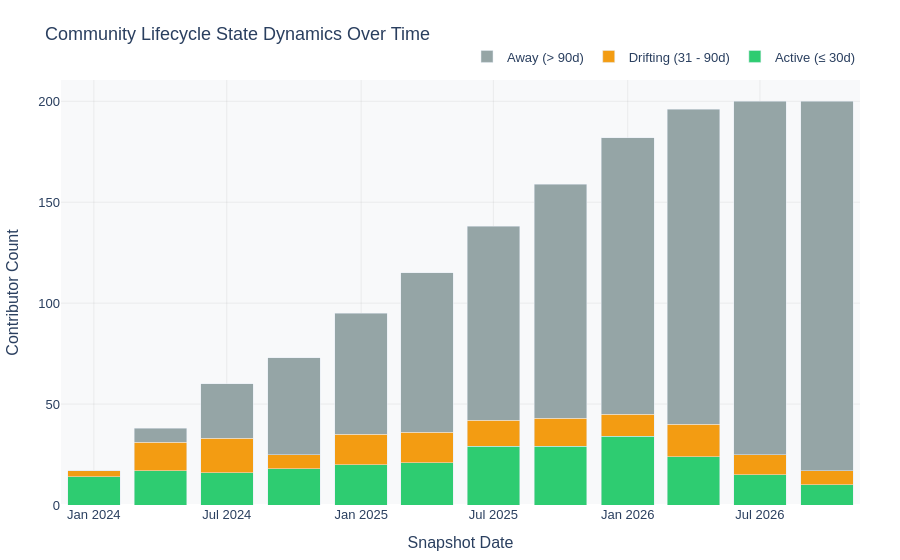

Notebook source saved alongside this figure:
### Markdown cell above
## Visualization 3: Community Lifecycle States Over Time

Directly implements the 3-state lifecycle model discussed by Cali Dolfi (8Knot #370):
* **Active**: Contributed within the past 30 days of the snapshot date.
* **Drifting (At-Risk)**: Last active between 31 and 90 days ago.
* **Away (Lapsed)**: Inactive for $> 90$ days.

### Code cell
def compute_lifecycle_states_over_time(df: pd.DataFrame, active_days: int = 30, drifting_days: int = 90):
    """
    Computes time-series snapshots of Active, Drifting, and Away contributor populations.
    """
    min_date = df["created_at"].min()
    max_date = df["created_at"].max()
    
    snapshot_dates = pd.date_range(start=min_date + timedelta(days=60), end=max_date, freq="3MS")
    results = []
    
    for snap in snapshot_dates:
        hist = df[df["created_at"] <= snap]
        if hist.empty:
            continue
            
        last_seen = hist.groupby("cntrb_id")["created_at"].max()
        days_since = (snap - last_seen).dt.total_seconds() / 86400.0
        
        active_count = int((days_since <= active_days).sum())
        drifting_count = int(((days_since > active_days) & (days_since <= drifting_days)).sum())
        away_count = int((days_since > drifting_days).sum())
        
        results.append({
            "date": snap,
            "Active": active_count,
            "Drifting (At-Risk)": drifting_count,
            "Away (Lapsed)": away_count,
            "Total Onboarded": len(last_seen)
        })
        
    return pd.DataFrame(results)

df_lifecycle = compute_lifecycle_states_over_time(df_actions)

fig3 = go.Figure()
fig3.add_trace(go.Bar(
    x=df_lifecycle["date"],
    y=df_lifecycle["Active"],
    name="Active (≤ 30d)",
    marker_color="#2ECC71"
))
fig3.add_trace(go.Bar(
    x=df_lifecycle["date"],
    y=df_lifecycle["Drifting (At-Risk)"],
    name="Drifting (31 - 90d)",
    marker_color="#F39C12"
))
fig3.add_trace(go.Bar(
    x=df_lifecycle["date"],
    y=df_lifecycle["Away (Lapsed)"],
    name="Away (> 90d)",
    marker_color="#95A5A6"
))

fig3.update_layout(
    barmode="stack",
    title="Community Lifecycle State Dynamics Over Time",
    xaxis=dict(title="Snapshot Date", showgrid=True, gridcolor="rgba(0,0,0,0.06)"),
    yaxis=dict(title="Contributor Count", showgrid=True, gridcolor="rgba(0,0,0,0.06)"),
    plot_bgcolor="rgba(248, 249, 250, 1)",
    paper_bgcolor="white",
    legend=dict(orientation="h", yanchor="bottom", y=1.02, xanchor="right", x=1),
    font=dict(family="Arial, sans-serif", size=13),
    margin=dict(l=50, r=40, t=80, b=50),
)

fig3.show()

### Figure 1 — Plotly figure (JSON) as saved in the notebook; plotly's stock layout.template omitted (floating-point values rounded to 4 significant figures)
{"data": [{"marker": {"color": "#2ECC71"}, "name": "Active (≤ 30d)", "type": "bar", "x": ["2024-01-01T00:22:27.821106", "2024-04-01T00:22:27.821106", "2024-07-01T00:22:27.821106", "2024-10-01T00:22:27.821106", "2025-01-01T00:22:27.821106", "2025-04-01T00:22:27.821106", "2025-07-01T00:22:27.821106", "2025-10-01T00:22:27.821106", "2026-01-01T00:22:27.821106", "2026-04-01T00:22:27.821106", "2026-07-01T00:22:27.821106", "2026-10-01T00:22:27.821106"], "y": [14, 17, 16, 18, 20, 21, 29, 29, 34, 24, 15, 10]}, {"marker": {"color": "#F39C12"}, "name": "Drifting (31 - 90d)", "type": "bar", "x": ["2024-01-01T00:22:27.821106", "2024-04-01T00:22:27.821106", "2024-07-01T00:22:27.821106", "2024-10-01T00:22:27.821106", "2025-01-01T00:22:27.821106", "2025-04-01T00:22:27.821106", "2025-07-01T00:22:27.821106", "2025-10-01T00:22:27.821106", "2026-01-01T00:22:27.821106", "2026-04-01T00:22:27.821106", "2026-07-01T00:22:27.821106", "2026-10-01T00:22:27.821106"], "y": [3, 14, 17, 7, 15, 15, 13, 14, 11, 16, 10, 7]}, {"marker": {"color": "#95A5A6"}, "name": "Away (> 90d)", "type": "bar", "x": ["2024-01-01T00:22:27.821106", "2024-04-01T00:22:27.821106", "2024-07-01T00:22:27.821106", "2024-10-01T00:22:27.821106", "2025-01-01T00:22:27.821106", "2025-04-01T00:22:27.821106", "2025-07-01T00:22:27.821106", "2025-10-01T00:22:27.821106", "2026-01-01T00:22:27.821106", "2026-04-01T00:22:27.821106", "2026-07-01T00:22:27.821106", "2026-10-01T00:22:27.821106"], "y": [0, 7, 27, 48, 60, 79, 96, 116, 137, 156, 175, 183]}], "layout": {"barmode": "stack", "font": {"family": "Arial, sans-serif", "size": 13}, "legend": {"orientation": "h", "x": 1, "xanchor": "right", "y": 1.02, "yanchor": "bottom"}, "margin": {"b": 50, "l": 50, "r": 40, "t": 80}, "paper_bgcolor": "white", "plot_bgcolor": "rgba(248, 249, 250, 1)", "title": {"text": "Community Lifecycle State Dynamics Over Time"}, "xaxis": {"gridcolor": "rgba(0,0,0,0.06)", "showgrid": true, "title": {"text": "Snapshot Date"}}, "yaxis": {"gridcolor": "rgba(0,0,0,0.06)", "showgrid": true, "title": {"text": "Contributor Count"}}}}
